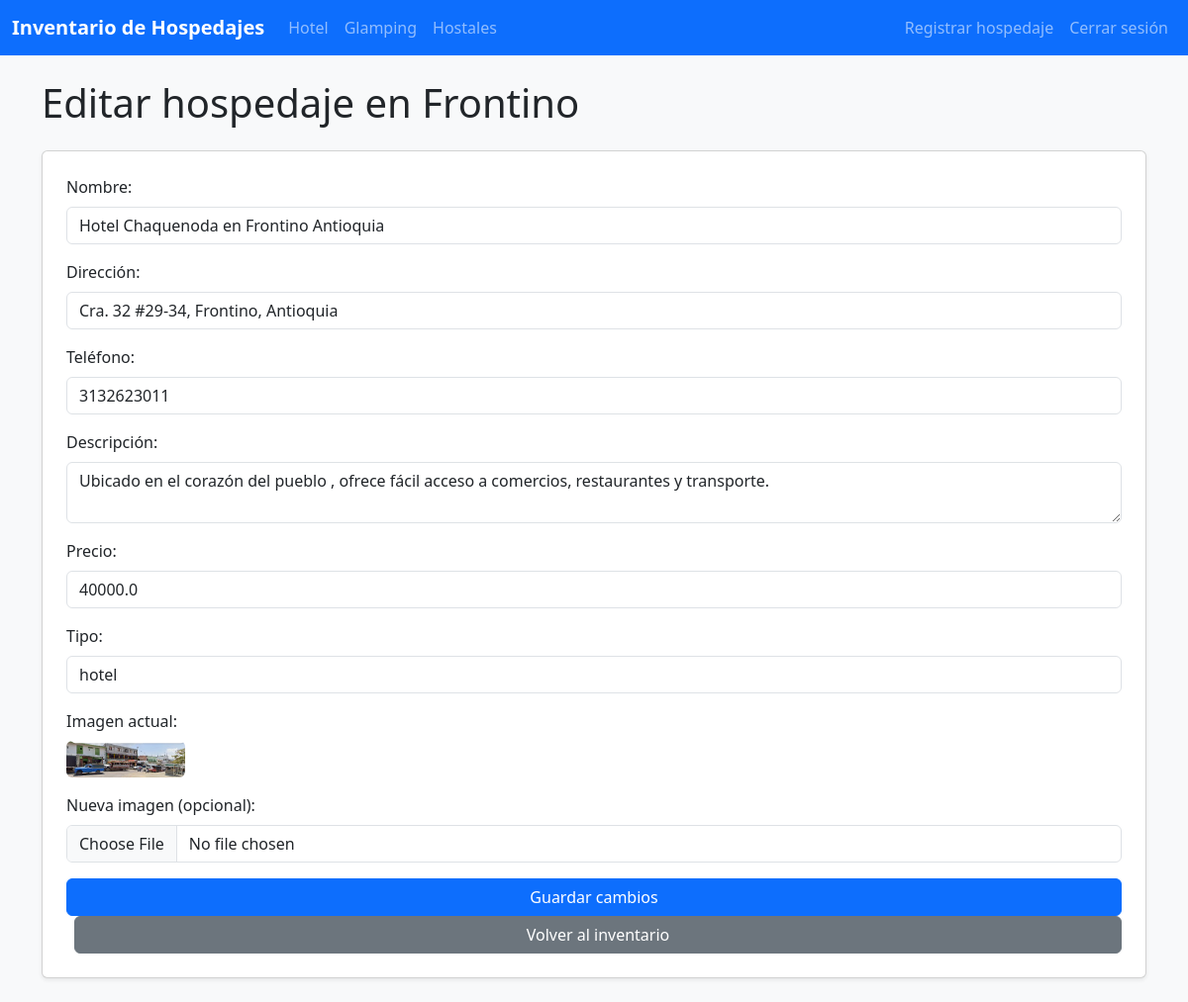
The app's page /editar/5 (signed in) with its own data.
### tables this page shows
CREATE TABLE hospedajes (
    id INTEGER PRIMARY KEY AUTOINCREMENT,
    nombre TEXT NOT NULL,
    direccion TEXT NOT NULL,
    telefono TEXT NOT NULL,
    descripcion TEXT,
    precio REAL DEFAULT 0.0,
    tipo TEXT,
    imagen TEXT
);

### app.py (the view)
@app.route('/editar/<int:id>', methods=['GET', 'POST'])
def editar(id):
    if session.get('usuario') != 'admin':
        return redirect(url_for('login'))
    conn = sqlite3.connect('inventario.db')
    c = conn.cursor()
    if request.method == 'POST':
        nombre = request.form['nombre']
        direccion = request.form['direccion']
        telefono = request.form['telefono']
        descripcion = request.form['descripcion']
        precio = request.form.get('precio', 0)
        tipo = request.form.get('tipo', '')
        imagen_file = request.files.get('imagen')
        imagen_path = request.form.get('imagen_actual', '')
        if imagen_file and imagen_file.filename:
            filename = f"{nombre.replace(' ', '_')}_{imagen_file.filename}"
            save_path = os.path.join(app.config['UPLOAD_FOLDER'], filename)
            imagen_file.save(save_path)
            imagen_path = save_path.replace('\\', '/').replace('c:/Users/Yamile/Desktop/Sistema de Inventario/', '')
        c.execute('''UPDATE hospedajes SET nombre=?, direccion=?, telefono=?, descripcion=?, precio=?, tipo=?, imagen=? WHERE id=?''',
              (nombre, direccion, telefono, descripcion, precio, tipo, imagen_path, id))
        conn.commit()
        conn.close()
        return redirect(url_for('index'))
    else:
        c.execute('SELECT * FROM hospedajes WHERE id = ?', (id,))
        hospedaje = c.fetchone()
        conn.close()
        if not hospedaje:
            return redirect(url_for('index'))
        return render_template('editar.html', hospedaje=hospedaje)

### templates/editar.html (shortened to what this page needs)
<!DOCTYPE html>
<html lang="es">
<head>
<head>
    <link href="https://cdn.jsdelivr.net/npm/bootstrap@5.3.2/dist/css/bootstrap.min.css" rel="stylesheet">
</head>
<nav class="navbar navbar-expand-lg navbar-dark bg-primary">
    <div class="container-fluid">
        <a class="navbar-brand fw-bold" href="{{ url_for('index') }}">Inventario de Hospedajes</a>
        <div class="collapse navbar-collapse" id="navbarNav">
            <ul class="navbar-nav me-auto">
                <li class="nav-item">
                    <a class="nav-link" href="{{ url_for('hospedajes_por_tipo', tipo='hotel') }}">Hotel</a>
                </li>
                <li class="nav-item">
                    <a class="nav-link" href="{{ url_for('hospedajes_por_tipo', tipo='glamping') }}">Glamping</a>
                </li>
                <li class="nav-item">
                    <a class="nav-link" href="{{ url_for('hospedajes_por_tipo', tipo='hostal') }}">Hostales</a>
                </li>
            </ul>
            <ul class="navbar-nav ms-auto">
                <li class="nav-item">
                    <a class="nav-link" href="{{ url_for('registrar') }}">Registrar hospedaje</a>
                </li>
                <li class="nav-item">
                    <a class="nav-link" href="{{ url_for('logout') }}">Cerrar sesión</a>
                </li>
            </ul>
        </div>
    </div>
</nav>
    <body class="bg-light">
        <div class="container py-4">
            <h1 class="mb-4">Editar hospedaje en Frontino</h1>
            <form method="post" enctype="multipart/form-data" class="card p-4 shadow-sm">
                <div class="mb-3">
                    <label class="form-label">Nombre:</label>
                    <input type="text" class="form-control" name="nombre" value="{{ hospedaje[1] }}" required>
                </div>
                <div class="mb-3">
                    <label class="form-label">Dirección:</label>
                    <input type="text" class="form-control" name="direccion" value="{{ hospedaje[2] }}" required>
                </div>
                <div class="mb-3">
                    <label class="form-label">Teléfono:</label>
                    <input type="text" class="form-control" name="telefono" value="{{ hospedaje[3] }}" required>
                </div>
                <div class="mb-3">
                    <label class="form-label">Descripción:</label>
                    <textarea class="form-control" name="descripcion">{{ hospedaje[4] }}</textarea>
                </div>
                <div class="mb-3">
                    <label class="form-label">Precio:</label>
                    <input type="number" class="form-control" name="precio" step="0.01" min="0" value="{{ hospedaje[5] }}">
                </div>
                <div class="mb-3">
                    <label class="form-label">Tipo:</label>
                    <input type="text" class="form-control" name="tipo" value="{{ hospedaje[6] }}">
                </div>
                <div class="mb-3">
                    <label class="form-label">Imagen actual:</label><br>
                    {% if hospedaje[7] %}
                        <img src="/{{ hospedaje[7] }}" alt="Imagen actual" style="max-width:120px;max-height:80px;object-fit:cover;border-radius:6px;">
                    {% else %}
                        <span class="text-muted">Sin imagen</span>
                    {% endif %}
                </div>
                <div class="mb-3">
                    <label class="form-label">Nueva imagen (opcional):</label>
                    <input type="file" class="form-control" name="imagen" accept="image/*">
                </div>
                <button type="submit" class="btn btn-primary">Guardar cambios</button>
                <a href="{{ url_for('index') }}" class="btn btn-secondary ms-2">Volver al inventario</a>
            </form>
        </div>
    </body>

### records on screen
hospedajes: nombre "Hotel Chaquenoda en Frontino Antioquia", direccion "Cra. 32 #29-34, Frontino, Antioquia", telefono "3132623011", descripcion "Ubicado en el corazón del pueblo , ofrece fácil acceso a comercios, restaurantes y transporte.", precio "40000.0", tipo "hotel", imagen (picture)
